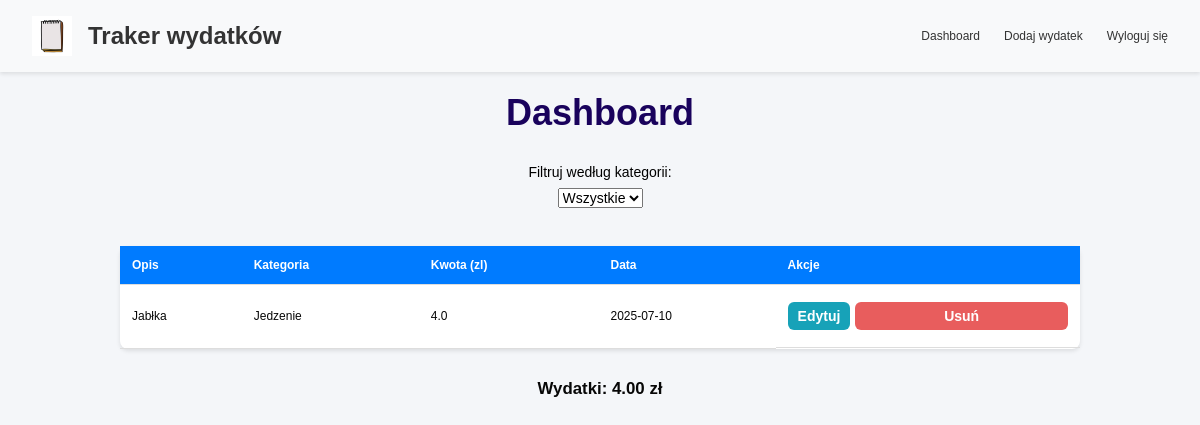
Screenshot of / (signed in) with the database file from the repository.
### app/models.py (models this page shows, shortened)
class Expense(db.Model):
    id = db.Column(db.Integer, primary_key=True)
    amount = db.Column(db.Float, nullable=False)
    description = db.Column(db.String(200))
    category = db.Column(db.String(100))
    date = db.Column(db.Date, nullable=False)
    user_id = db.Column(db.Integer, db.ForeignKey("user.id"), nullable=False)

### app/routes.py (the view)
    @app.route("/")
    @login_required
    def index():
        expenses = Expense.query.filter_by(user_id=current_user.id).all()
        category_totals = {}
        for expense in expenses:
            category = expense.category
            category_totals[category] = category_totals.get(category, 0) + float(
                expense.amount
            )
        return render_template(
            "index.html", expenses=expenses, category_totals=category_totals
        )

### app/routes.py (called while the page is built)
@login_manager.user_loader
def load_user(user_id):
    return db.session.get(User, int(user_id))

### app/templates/index.html (shortened to what this page needs)
{% extends "base.html" %}
{% block content %}
<h2>Dashboard</h2>
<div class="filter-wrapper">
  <label for="categoryFilter">Filtruj według kategorii:</label>
  <select id="categoryFilter">
      <option value="all">Wszystkie</option>
  </select>
</div>
<table>
    <thead>
        <tr>
            <th class="sortable"><span>Opis</span> </th>
            <th class="sortable"><span>Kategoria</span> </th>
            <th class="sortable"><span>Kwota (zl)</span> </th>
            <th class="sortable"><span>Data</span> </th>
            <th>Akcje</th>
        </tr>
    </thead>
    <tbody>
        {% for expense in expenses %}
        <tr>
            <td>{{ expense.description }}</td>
            <td>{{ expense.category }}</td>
            <td>{{ expense.amount }}</td>
            <td>{{ expense.date }}</td>
            <td class="actions-cell">
                <a href="{{ url_for('edit_expense', expense_id=expense.id) }}" class="action-button action-link">Edytuj</a>
                <form action="{{ url_for('delete_expense', expense_id=expense.id) }}" method="POST">
                    <button type="submit" class="action-button delete-btn">Usuń</button>
                </form>
            </td>
        </tr>
        {% endfor %}
    </tbody>
</table>
<div id="total">
    <h3>Wydatki: <span id="totalAmount">0.00</span> zł</h3>
</div>
{% endblock %}

### app/static/css/styles.css (style rules this page uses)
body { font-family: Arial, Helvetica, sans-serif; font-size: 12px; min-width: 800px; background-color: #f4f6f9; color: #070707; margin: 0; padding: 0; }
h2 { text-align: center; margin: 20px 0 10px; color: #19025c; font-size: 36px; }
a { color: #007bff; text-decoration: none; }
form { margin: 20px auto; width: 80%; max-width: 600px; background: #fff; padding: 20px; border-radius: 8px; box-shadow: 0 2px 4px rgba(0, 0, 0, 0.1); display: flex; flex-direction: column; align-items: center; justify-content: center; }
form button { background-color: #e85d5d; color: white; padding: 10px 20px; border: none; border-radius: 4px; cursor: pointer; font-weight: bold; width: 100%; margin-top: 10px; }
table { width: 80%; margin: 30px auto; border-collapse: collapse; background: #fff; border-radius: 8px; box-shadow: 0 2px 4px rgba(0, 0, 0, 0.1); }
table th, table td { padding: 12px; text-align: left; border-bottom: 1px solid #ddd; }
table th { background-color: #007bff; color: white; cursor: pointer; }
.actions-cell { display: flex; justify-content: center; align-items: center; gap: 5px; }
.actions-cell form { margin: 0; padding: 0; background: none; box-shadow: none; display: inline; }
.action-button { color: white; padding: 6px 10px; border-radius: 6px; font-size: 14px; border: none; cursor: pointer; display: inline-block; text-decoration: none; }
.action-link { background-color: #17a2b8; font-weight: bold; }
.delete-btn { background-color: #e85d5d; position: relative; top: -5px; }
#total { text-align: center; margin-top: 30px; font-size: 1.2em; }
.filter-wrapper { display: flex; flex-direction: column; align-items: center; margin-top: 30px; }
.filter-wrapper label, .filter-wrapper select { color: black; font-size: 14px; margin-bottom: 8px; }

### rows the page displays
Expense: description "Jabłka", category "Jedzenie", amount "4.0", date "2025-07-10"
